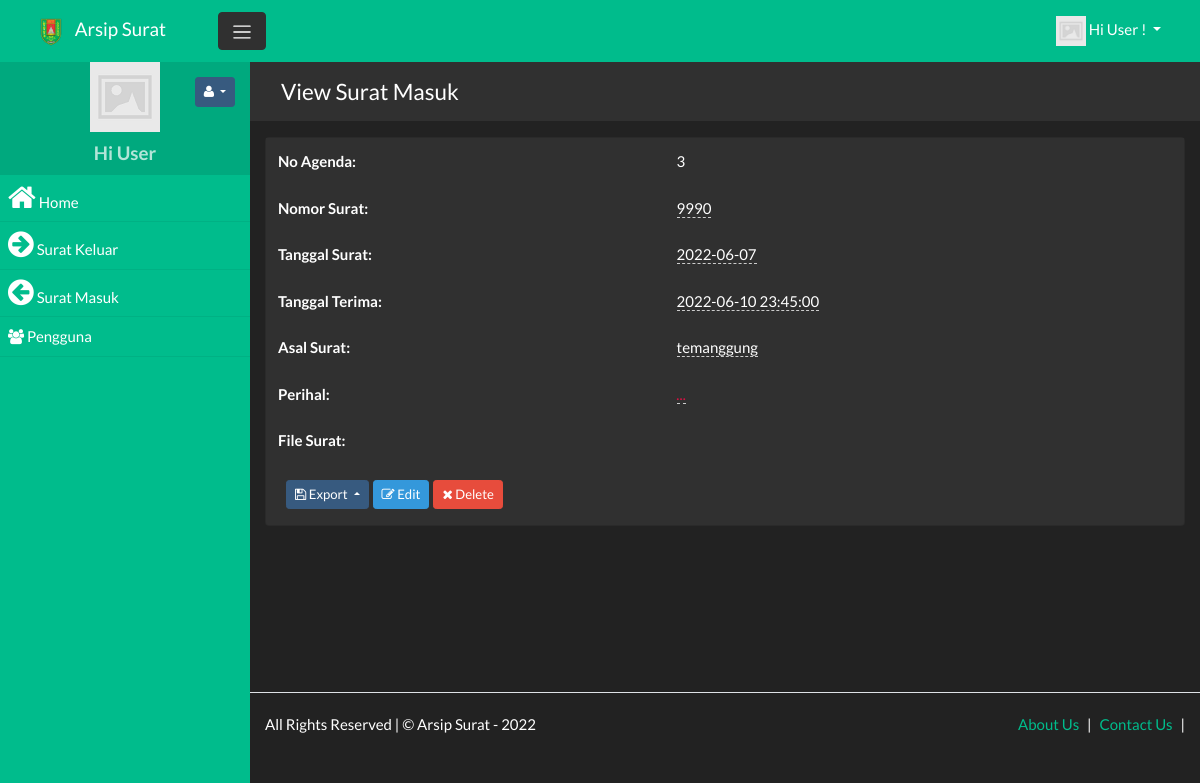
Screenshot of /surat_masuk/view/3 (signed in) with the database file from the repository.
### tables this page shows
CREATE TABLE `surat_masuk` (
  `No_Agenda` int(11) NOT NULL,
  `Nomor_Surat` varchar(255) NOT NULL,
  `Tanggal_Surat` date NOT NULL,
  `Tanggal_Terima` datetime NOT NULL,
  `Asal_Surat` varchar(255) NOT NULL,
  `Perihal` varchar(255) NOT NULL,
  `File_Surat` varchar(255) NOT NULL
);

### app/views/partials/surat_masuk/view.php (the view, shortened to what the rows shown need)
<?php
$page_element_id = "view-page-" . random_str();
$current_page = $this->set_current_page_link();
$data = $this->view_data;
?>
<section class="page" id="<?php echo $page_element_id; ?>" data-page-type="view"  data-display-type="table" data-page-url="<?php print_link($current_page); ?>">
    <div  class="">
        <div class="container">
            <div class="row ">
                <div class="col-md-12 comp-grid">
                    <div  class="card animated fadeIn page-content">
                        <?php
                        if(!empty($data)){
                        $rec_id = (!empty($data['No_Agenda']) ? urlencode($data['No_Agenda']) : null);
                        ?>
                        <div id="page-report-body" class="">
                            <table class="table table-hover table-borderless table-striped">
                                <tbody class="page-data" id="page-data-<?php echo $page_element_id; ?>">
                                    <tr  class="td-No_Agenda">
                                        <th class="title"> No Agenda: </th>
                                        <td class="value"> <?php echo $data['No_Agenda']; ?></td>
                                    </tr>
                                    <tr  class="td-Nomor_Surat">
                                        <th class="title"> Nomor Surat: </th>
                                        <td class="value">
                                            <span  data-value="<?php echo $data['Nomor_Surat']; ?>"
                                                data-pk="<?php echo $data['No_Agenda'] ?>"
                                                data-url="<?php print_link("surat_masuk/editfield/" . urlencode($data['No_Agenda'])); ?>"
                                                data-name="Nomor_Surat"
                                                data-title="Enter Nomor Surat"
                                                data-placement="left"
                                                data-toggle="click"
                                                data-type="text"
                                                data-mode="popover"
                                                data-showbuttons="left"
                                                class="is-editable" >
                                                <?php echo $data['Nomor_Surat']; ?>
                                            </span>
                                        </td>
                                    </tr>
                                    <tr  class="td-Tanggal_Surat">
                                        <th class="title"> Tanggal Surat: </th>
                                        <td class="value">
                                            <span  data-flatpickr="{ enableTime: false, minDate: '', maxDate: ''}"
                                                data-value="<?php echo $data['Tanggal_Surat']; ?>"
                                                data-pk="<?php echo $data['No_Agenda'] ?>"
                                                data-url="<?php print_link("surat_masuk/editfield/" . urlencode($data['No_Agenda'])); ?>"
                                                data-name="Tanggal_Surat"
                                                data-title="Enter Tanggal Surat"
                                                data-placement="left"
                                                data-toggle="click"
                                                data-type="flatdatetimepicker"
                                                data-mode="popover"
                                                data-showbuttons="left"
                                                class="is-editable" >
                                                <?php echo $data['Tanggal_Surat']; ?>
                                            </span>
                                        </td>
                                    </tr>
                                    <tr  class="td-Tanggal_Terima">
                                        <th class="title"> Tanggal Terima: </th>
                                        <td class="value">
                                            <span  data-flatpickr="{ minDate: '', maxDate: ''}"
                                                data-value="<?php echo $data['Tanggal_Terima']; ?>"
                                                data-pk="<?php echo $data['No_Agenda'] ?>"
                                                data-url="<?php print_link("surat_masuk/editfield/" . urlencode($data['No_Agenda'])); ?>"
                                                data-name="Tanggal_Terima"
                                                data-title="Enter Tanggal Terima"
                                                data-placement="left"
                                                data-toggle="click"
                                                data-type="flatdatetimepicker"
                                                data-mode="popover"
                                                data-showbuttons="left"
                                                class="is-editable" >
                                                <?php echo $data['Tanggal_Terima']; ?>
                                            </span>
                                        </td>
                                    </tr>
                                    <tr  class="td-Asal_Surat">
                                        <th class="title"> Asal Surat: </th>
                                        <td class="value">
                                            <span  data-value="<?php echo $data['Asal_Surat']; ?>"
                                                data-pk="<?php echo $data['No_Agenda'] ?>"
                                                data-url="<?php print_link("surat_masuk/editfield/" . urlencode($data['No_Agenda'])); ?>"
                                                data-name="Asal_Surat"
                                                data-title="Enter Asal Surat"
                                                data-placement="left"
                                                data-toggle="click"
                                                data-type="text"
                                                data-mode="popover"
                                                data-showbuttons="left"
                                                class="is-editable" >
                                                <?php echo $data['Asal_Surat']; ?>
                                            </span>
                                        </td>
                                    </tr>
                                    <tr  class="td-Perihal">
                                        <th class="title"> Perihal: </th>
                                        <td class="value">
                                            <span  data-value="<?php echo $data['Perihal']; ?>"
                                                data-pk="<?php echo $data['No_Agenda'] ?>"
                                                data-url="<?php print_link("surat_masuk/editfield/" . urlencode($data['No_Agenda'])); ?>"
                                                data-name="Perihal"
                                                data-title="Enter Perihal"
                                                data-placement="left"
                                                data-toggle="click"
                                                data-type="text"
                                                data-mode="popover"
                                                data-showbuttons="left"
                                                class="is-editable" >
                                            </span>
                                        </td>
                                    </tr>
                                    <tr  class="td-File_Surat">
                                        <th class="title"> File Surat: </th>
                                        <td class="value"><?php Html :: page_link_file($data['File_Surat']); ?></td>
                                    </tr>
                                </tbody>
                            </table>
                        </div>
                        <div class="p-3 d-flex">
                            <div class="dropup export-btn-holder mx-1">
                                <button class="btn btn-sm btn-primary dropdown-toggle" type="button" data-toggle="dropdown" aria-haspopup="true" aria-expanded="false">
                                    <i class="fa fa-save"></i> Export
                                </button>
                                                </div>
                                                <a class="btn btn-sm btn-info"  href="<?php print_link("surat_masuk/edit/$rec_id"); ?>">
                                                    <i class="fa fa-edit"></i> Edit
                                                </a>
                                                <a class="btn btn-sm btn-danger record-delete-btn mx-1"  href="" data-prompt-msg="Are you sure you want to delete this record?" data-display-style="modal">
                                                    <i class="fa fa-times"></i> Delete
                                                </a>
                                            </div>
                                            <?php
                                            }
                                            ?>
                                        </div>
                                    </div>
                                </div>
                            </div>
                        </div>
                    </section>

### rows the page displays
surat_masuk: No_Agenda "3", Nomor_Surat "9990", Tanggal_Surat "2022-06-07", Tanggal_Terima "2022-06-10 23:45:00", Asal_Surat "temanggung"

### other values shown
SITE_NAME "Arsip Surat"
USER_NAME "User"
$menuobj['label'] "Home"
$menuobj['label'] "Surat Keluar"
$menuobj['label'] "Surat Masuk"
$menuobj['label'] "Pengguna"
